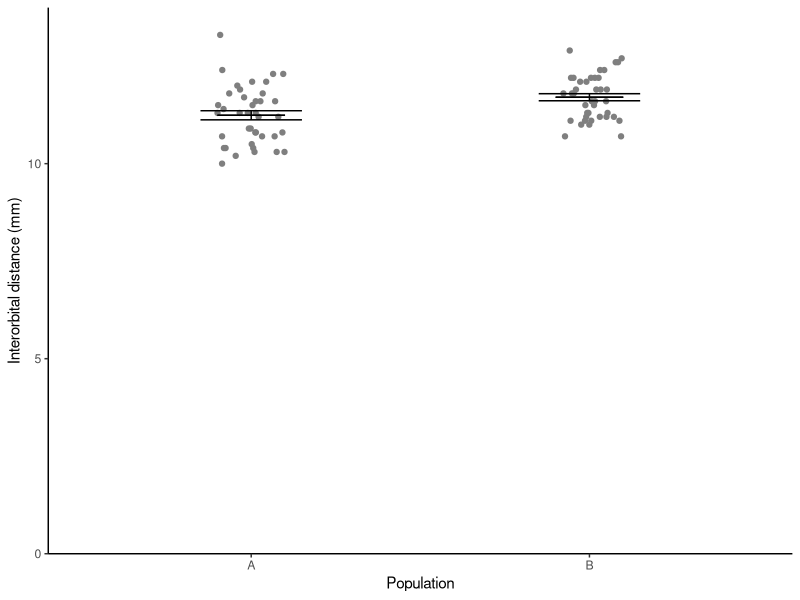

Here is the R script that generated this plot:
## ---- chunk 1
#| code-fold: false
library(tidyverse)
library(readxl)
## ---- chunk 2
#| code-fold: true

# import
pigeons <- read_table("data-raw/pigeon.txt")

# reformat to tidy
pigeons <- pivot_longer(data = pigeons, 
                        cols = everything(), 
                        names_to = "population", 
                        values_to = "distance")

# sumnmarise
pigeons_summary <- pigeons %>%
  group_by(population) %>%
  summarise(mean = mean(distance),
            std = sd(distance),
            n = length(distance),
            se = std/sqrt(n))
# plot
ggplot() +
  geom_point(data = pigeons, aes(x = population, y = distance),
             position = position_jitter(width = 0.1, height = 0),
             colour = "gray50") +
  geom_errorbar(data = pigeons_summary, 
                aes(x = population, ymin = mean - se, ymax = mean + se),
                width = 0.3) +
  geom_errorbar(data = pigeons_summary, 
                aes(x = population, ymin = mean, ymax = mean),
                width = 0.2) +
  scale_y_continuous(name = "Interorbital distance (mm)", 
                     limits = c(0, 14), 
                     expand = c(0, 0)) +
  scale_x_discrete(name = "Population") +
  theme_classic()

